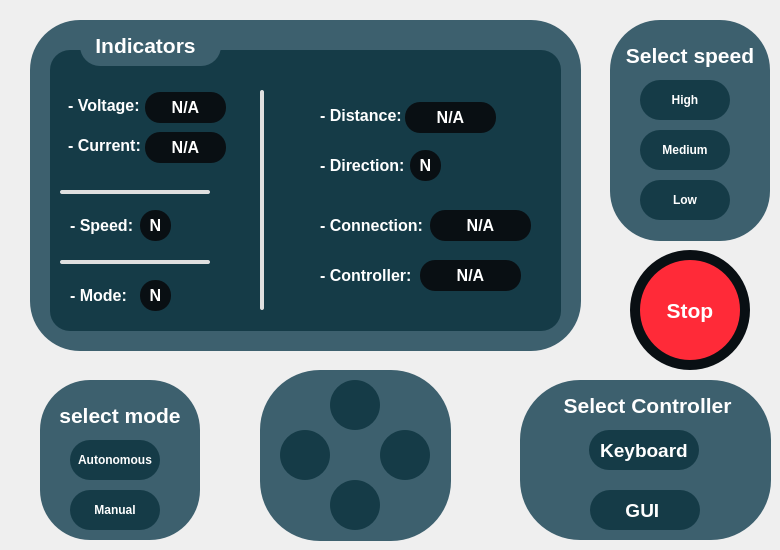
      <widget class="QWidget" name="control_tab">
       <attribute name="icon">
        <iconset resource="resource.qrc">
         <normaloff>:/icons/icons/control_icon_black.png</normaloff>
         <normalon>:/icons/icons/control_Icon.png</normalon>:/icons/icons/control_icon_black.png</iconset>
       </attribute>
       <attribute name="title">
        <string>Control</string>
       </attribute>
       <widget class="QFrame" name="mode_frame">
        <property name="geometry">
         <rect>
          <x>40</x>
          <y>380</y>
          <width>160</width>
          <height>160</height>
         </rect>
        </property>
        <property name="styleSheet">
         <string notr="true">background-color:#3d606e;
border-radius:50px;</string>
        </property>
        <property name="frameShape">
         <enum>QFrame::StyledPanel</enum>
        </property>
        <property name="frameShadow">
         <enum>QFrame::Raised</enum>
        </property>
        <widget class="QLabel" name="mode_label">
         <property name="geometry">
          <rect>
           <x>10</x>
           <y>20</y>
           <width>140</width>
           <height>30</height>
          </rect>
         </property>
         <property name="font">
          <font>
           <pointsize>16</pointsize>
           <bold>true</bold>
          </font>
         </property>
         <property name="styleSheet">
          <string notr="true">background:none;
color:white;
</string>
         </property>
         <property name="text">
          <string>select mode</string>
         </property>
         <property name="alignment">
          <set>Qt::AlignCenter</set>
         </property>
        </widget>
        <widget class="QPushButton" name="autonomus_mode_pushButton">
         <property name="geometry">
          <rect>
           <x>30</x>
           <y>60</y>
           <width>90</width>
           <height>40</height>
          </rect>
         </property>
         <property name="font">
          <font>
           <bold>true</bold>
          </font>
         </property>
         <property name="styleSheet">
          <string notr="true">QPushButton{
background-color:#153b47;
color:white;
border-radius:20px;
}

QPushButton:checked{
background-color: rgb(230, 176, 38);
}
</string>
         </property>
         <property name="text">
          <string>Autonomous</string>
         </property>
         <property name="checkable">
          <bool>true</bool>
         </property>
         <property name="autoExclusive">
          <bool>true</bool>
         </property>
        </widget>
        <widget class="QPushButton" name="manual_mode_pushButton">
         <property name="geometry">
          <rect>
           <x>30</x>
           <y>110</y>
           <width>90</width>
           <height>40</height>
          </rect>
         </property>
         <property name="font">
          <font>
           <bold>true</bold>
          </font>
         </property>
         <property name="styleSheet">
          <string notr="true">QPushButton{
background-color:#153b47;
color:white;
border-radius:20px;
}

QPushButton:checked{
background-color: rgb(230, 176, 38);
}</string>
         </property>
         <property name="text">
          <string>Manual</string>
         </property>
         <property name="checkable">
          <bool>true</bool>
         </property>
         <property name="autoExclusive">
          <bool>true</bool>
         </property>
        </widget>
       </widget>
       <widget class="QFrame" name="speed_frame">
        <property name="geometry">
         <rect>
          <x>610</x>
          <y>20</y>
          <width>160</width>
          <height>221</height>
         </rect>
        </property>
        <property name="styleSheet">
         <string notr="true">background-color:#3d606e;
border-radius:50px;</string>
        </property>
        <property name="frameShape">
         <enum>QFrame::StyledPanel</enum>
        </property>
        <property name="frameShadow">
         <enum>QFrame::Raised</enum>
        </property>
        <widget class="QLabel" name="select_speed_label">
         <property name="geometry">
          <rect>
           <x>10</x>
           <y>20</y>
           <width>140</width>
           <height>30</height>
          </rect>
         </property>
         <property name="font">
          <font>
           <pointsize>16</pointsize>
           <bold>true</bold>
          </font>
         </property>
         <property name="styleSheet">
          <string notr="true">color:white;</string>
         </property>
         <property name="text">
          <string>Select speed</string>
         </property>
         <property name="alignment">
          <set>Qt::AlignCenter</set>
         </property>
        </widget>
        <widget class="QPushButton" name="high_speed_pushButton">
         <property name="geometry">
          <rect>
           <x>30</x>
           <y>60</y>
           <width>90</width>
           <height>40</height>
          </rect>
         </property>
         <property name="font">
          <font>
           <bold>true</bold>
          </font>
         </property>
         <property name="styleSheet">
          <string notr="true">QPushButton{
background-color:#153b47;
color:white;
border-radius:20px;
}

QPushButton:checked{
background-color: rgb(230, 176, 38);
}
</string>
         </property>
         <property name="text">
          <string>High</string>
         </property>
         <property name="checkable">
          <bool>true</bool>
         </property>
         <property name="autoExclusive">
          <bool>true</bool>
         </property>
        </widget>
        <widget class="QPushButton" name="medium_speed_pushButton">
         <property name="geometry">
          <rect>
           <x>30</x>
           <y>110</y>
           <width>90</width>
           <height>40</height>
          </rect>
         </property>
         <property name="font">
          <font>
           <bold>true</bold>
          </font>
         </property>
         <property name="styleSheet">
          <string notr="true">QPushButton{
background-color:#153b47;
color:white;
border-radius:20px;
}

QPushButton:checked{
background-color: rgb(230, 176, 38);
}
</string>
         </property>
         <property name="text">
          <string>Medium</string>
         </property>
         <property name="checkable">
          <bool>true</bool>
         </property>
         <property name="autoExclusive">
          <bool>true</bool>
         </property>
        </widget>
        <widget class="QPushButton" name="low_speed_pushButton">
         <property name="geometry">
          <rect>
           <x>30</x>
           <y>160</y>
           <width>90</width>
           <height>40</height>
          </rect>
         </property>
         <property name="font">
          <font>
           <bold>true</bold>
          </font>
         </property>
         <property name="styleSheet">
          <string notr="true">QPushButton{
background-color:#153b47;
color:white;
border-radius:20px;
}

QPushButton:checked{
background-color: rgb(230, 176, 38);
}
</string>
         </property>
         <property name="text">
          <string>Low</string>
         </property>
         <property name="checkable">
          <bool>true</bool>
         </property>
         <property name="autoExclusive">
          <bool>true</bool>
         </property>
        </widget>
       </widget>
       <widget class="QFrame" name="select_controller_frame">
        <property name="geometry">
         <rect>
          <x>520</x>
          <y>380</y>
          <width>251</width>
          <height>160</height>
         </rect>
        </property>
        <property name="styleSheet">
         <string notr="true">background-color:#3d606e;
border-radius:60px;</string>
        </property>
        <property name="frameShape">
         <enum>QFrame::StyledPanel</enum>
        </property>
        <property name="frameShadow">
         <enum>QFrame::Raised</enum>
        </property>
        <widget class="QLabel" name="select_controller_label">
         <property name="geometry">
          <rect>
           <x>40</x>
           <y>10</y>
           <width>181</width>
           <height>31</height>
          </rect>
         </property>
         <property name="font">
          <font>
           <pointsize>16</pointsize>
           <bold>true</bold>
          </font>
         </property>
         <property name="styleSheet">
          <string notr="true">color:white;</string>
         </property>
         <property name="text">
          <string>Select Controller </string>
         </property>
         <property name="alignment">
          <set>Qt::AlignCenter</set>
         </property>
        </widget>
        <widget class="QPushButton" name="keyboard_pushButton">
         <property name="geometry">
          <rect>
           <x>69</x>
           <y>50</y>
           <width>110</width>
           <height>40</height>
          </rect>
         </property>
         <property name="font">
          <font>
           <pointsize>14</pointsize>
           <bold>true</bold>
          </font>
         </property>
         <property name="styleSheet">
          <string notr="true">QPushButton{
background-color:#153b47;
color:white;
border-radius:20px;
}

QPushButton:checked{
background-color: rgb(230, 176, 38);
}
</string>
         </property>
         <property name="text">
          <string>Keyboard</string>
         </property>
         <property name="checkable">
          <bool>true</bool>
         </property>
         <property name="autoExclusive">
          <bool>true</bool>
         </property>
        </widget>
        <widget class="QPushButton" name="GUI_pushButton">
         <property name="geometry">
          <rect>
           <x>70</x>
           <y>110</y>
           <width>110</width>
           <height>40</height>
          </rect>
         </property>
         <property name="font">
          <font>
           <pointsize>14</pointsize>
           <bold>true</bold>
          </font>
         </property>
         <property name="styleSheet">
          <string notr="true">QPushButton{
background-color:#153b47;
color:white;
border-radius:20px;
}

QPushButton:checked{
background-color: rgb(230, 176, 38);
}
</string>
         </property>
         <property name="text">
          <string>GUI </string>
         </property>
         <property name="checkable">
          <bool>true</bool>
         </property>
         <property name="autoExclusive">
          <bool>true</bool>
         </property>
        </widget>
       </widget>
       <widget class="QFrame" name="indicators_back_frame">
        <property name="geometry">
         <rect>
          <x>30</x>
          <y>20</y>
          <width>551</width>
          <height>331</height>
         </rect>
        </property>
        <property name="styleSheet">
         <string notr="true">background-color:#3d606e;
border-radius:50px;</string>
        </property>
        <property name="frameShape">
         <enum>QFrame::StyledPanel</enum>
        </property>
        <property name="frameShadow">
         <enum>QFrame::Raised</enum>
        </property>
        <widget class="QFrame" name="indicators_front_frame">
         <property name="geometry">
          <rect>
           <x>20</x>
           <y>30</y>
           <width>511</width>
           <height>281</height>
          </rect>
         </property>
         <property name="styleSheet">
          <string notr="true">background-color:#153b47;
border-radius:20px
</string>
         </property>
         <property name="frameShape">
          <enum>QFrame::StyledPanel</enum>
         </property>
         <property name="frameShadow">
          <enum>QFrame::Raised</enum>
         </property>
         <widget class="QLabel" name="voltage_label">
          <property name="geometry">
           <rect>
            <x>18</x>
            <y>40</y>
            <width>131</width>
            <height>31</height>
           </rect>
          </property>
          <property name="font">
           <font>
            <pointsize>12</pointsize>
            <bold>true</bold>
           </font>
          </property>
          <property name="styleSheet">
           <string notr="true">color:white;</string>
          </property>
          <property name="text">
           <string>- Voltage:</string>
          </property>
         </widget>
         <widget class="QLabel" name="current_label">
          <property name="geometry">
           <rect>
            <x>18</x>
            <y>80</y>
            <width>81</width>
            <height>31</height>
           </rect>
          </property>
          <property name="font">
           <font>
            <pointsize>12</pointsize>
            <bold>true</bold>
           </font>
          </property>
          <property name="styleSheet">
           <string notr="true">color:white;</string>
          </property>
          <property name="text">
           <string>- Current:</string>
          </property>
         </widget>
         <widget class="Line" name="line">
          <property name="geometry">
           <rect>
            <x>10</x>
            <y>140</y>
            <width>150</width>
            <height>4</height>
           </rect>
          </property>
          <property name="styleSheet">
           <string notr="true">background-color: rgb(223, 223, 223);
border-radius:2px;</string>
          </property>
          <property name="orientation">
           <enum>Qt::Horizontal</enum>
          </property>
         </widget>
         <widget class="QLabel" name="speen_label">
          <property name="geometry">
           <rect>
            <x>20</x>
            <y>160</y>
            <width>68</width>
            <height>31</height>
           </rect>
          </property>
          <property name="font">
           <font>
            <pointsize>12</pointsize>
            <bold>true</bold>
           </font>
          </property>
          <property name="styleSheet">
           <string notr="true">color:white;</string>
          </property>
          <property name="text">
           <string>- Speed:</string>
          </property>
         </widget>
         <widget class="QLabel" name="speed_reading">
          <property name="geometry">
           <rect>
            <x>90</x>
            <y>160</y>
            <width>31</width>
            <height>31</height>
           </rect>
          </property>
          <property name="font">
           <font>
            <pointsize>12</pointsize>
            <bold>true</bold>
           </font>
          </property>
          <property name="styleSheet">
           <string notr="true">background-color: rgb(9, 15, 19);
border-radius: 15px;
color:white;</string>
          </property>
          <property name="text">
           <string>N</string>
          </property>
          <property name="alignment">
           <set>Qt::AlignCenter</set>
          </property>
         </widget>
         <widget class="QLabel" name="mode_indicator">
          <property name="geometry">
           <rect>
            <x>20</x>
            <y>230</y>
            <width>61</width>
            <height>31</height>
           </rect>
          </property>
          <property name="font">
           <font>
            <pointsize>12</pointsize>
            <bold>true</bold>
           </font>
          </property>
          <property name="styleSheet">
           <string notr="true">color:white;</string>
          </property>
          <property name="text">
           <string>- Mode:</string>
          </property>
         </widget>
         <widget class="Line" name="line_2">
          <property name="geometry">
           <rect>
            <x>10</x>
            <y>210</y>
            <width>150</width>
            <height>4</height>
           </rect>
          </property>
          <property name="styleSheet">
           <string notr="true">background-color: rgb(223, 223, 223);
border-radius:2px;</string>
          </property>
          <property name="orientation">
           <enum>Qt::Horizontal</enum>
          </property>
         </widget>
         <widget class="QLabel" name="mode_reading">
          <property name="geometry">
           <rect>
            <x>90</x>
            <y>230</y>
            <width>31</width>
            <height>31</height>
           </rect>
          </property>
          <property name="font">
           <font>
            <pointsize>12</pointsize>
            <bold>true</bold>
           </font>
          </property>
          <property name="styleSheet">
           <string notr="true">background-color: rgb(9, 15, 19);
border-radius: 15px;
color:white;</string>
          </property>
          <property name="text">
           <string>N</string>
          </property>
          <property name="alignment">
           <set>Qt::AlignCenter</set>
          </property>
         </widget>
         <widget class="QLabel" name="voltage_reading">
          <property name="geometry">
           <rect>
            <x>95</x>
            <y>42</y>
            <width>81</width>
            <height>31</height>
           </rect>
          </property>
          <property name="font">
           <font>
            <pointsize>12</pointsize>
            <bold>true</bold>
           </font>
          </property>
          <property name="styleSheet">
           <string notr="true">background-color: rgb(9, 15, 19);
border-radius: 15px;
color:white;</string>
          </property>
          <property name="text">
           <string>N/A</string>
          </property>
          <property name="alignment">
           <set>Qt::AlignCenter</set>
          </property>
         </widget>
         <widget class="QLabel" name="current_reading">
          <property name="geometry">
           <rect>
            <x>95</x>
            <y>82</y>
            <width>81</width>
            <height>31</height>
           </rect>
          </property>
          <property name="font">
           <font>
            <pointsize>12</pointsize>
            <bold>true</bold>
           </font>
          </property>
          <property name="styleSheet">
           <string notr="true">background-color: rgb(9, 15, 19);
border-radius: 15px;
color:white;</string>
          </property>
          <property name="text">
           <string>N/A</string>
          </property>
          <property name="alignment">
           <set>Qt::AlignCenter</set>
          </property>
         </widget>
         <widget class="Line" name="line_3">
          <property name="geometry">
           <rect>
            <x>210</x>
            <y>40</y>
            <width>4</width>
            <height>220</height>
           </rect>
          </property>
          <property name="styleSheet">
           <string notr="true">background-color: rgb(223, 223, 223);
border-radius:2px;</string>
          </property>
          <property name="orientation">
           <enum>Qt::Vertical</enum>
          </property>
         </widget>
         <widget class="QLabel" name="distance_label">
          <property name="geometry">
           <rect>
            <x>270</x>
            <y>50</y>
            <width>81</width>
            <height>31</height>
           </rect>
          </property>
          <property name="font">
           <font>
            <pointsize>12</pointsize>
            <bold>true</bold>
           </font>
          </property>
          <property name="styleSheet">
           <string notr="true">color:white;</string>
          </property>
          <property name="text">
           <string>- Distance:</string>
          </property>
         </widget>
         <widget class="QLabel" name="direction_label">
          <property name="geometry">
           <rect>
            <x>270</x>
            <y>100</y>
            <width>91</width>
            <height>31</height>
           </rect>
          </property>
          <property name="font">
           <font>
            <pointsize>12</pointsize>
            <bold>true</bold>
           </font>
          </property>
          <property name="styleSheet">
           <string notr="true">color: rgb(255, 255, 255);</string>
          </property>
          <property name="text">
           <string>- Direction:</string>
          </property>
         </widget>
         <widget class="QLabel" name="direction_reading">
          <property name="geometry">
           <rect>
            <x>360</x>
            <y>100</y>
            <width>31</width>
            <height>31</height>
           </rect>
          </property>
          <property name="font">
           <font>
            <pointsize>12</pointsize>
            <bold>true</bold>
           </font>
          </property>
          <property name="styleSheet">
           <string notr="true">background-color: rgb(9, 15, 19);
border-radius: 15px;
color:white;</string>
          </property>
          <property name="text">
           <string>N</string>
          </property>
          <property name="alignment">
           <set>Qt::AlignCenter</set>
          </property>
         </widget>
         <widget class="QLabel" name="distance_reading">
          <property name="geometry">
           <rect>
            <x>355</x>
            <y>52</y>
            <width>91</width>
            <height>31</height>
           </rect>
          </property>
          <property name="font">
           <font>
            <pointsize>12</pointsize>
            <bold>true</bold>
           </font>
          </property>
          <property name="styleSheet">
           <string notr="true">background-color: rgb(9, 15, 19);
border-radius: 15px;
color:white;</string>
          </property>
          <property name="text">
           <string>N/A</string>
          </property>
          <property name="alignment">
           <set>Qt::AlignCenter</set>
          </property>
         </widget>
         <widget class="QLabel" name="connection_label">
          <property name="geometry">
           <rect>
            <x>270</x>
            <y>160</y>
            <width>111</width>
            <height>31</height>
           </rect>
          </property>
          <property name="font">
           <font>
            <pointsize>12</pointsize>
            <bold>true</bold>
           </font>
          </property>
          <property name="styleSheet">
           <string notr="true">color: rgb(255, 255, 255);</string>
          </property>
          <property name="text">
           <string>- Connection:</string>
          </property>
         </widget>
         <widget class="QLabel" name="controller_label">
          <property name="geometry">
           <rect>
            <x>270</x>
            <y>210</y>
            <width>101</width>
            <height>31</height>
           </rect>
          </property>
          <property name="font">
           <font>
            <pointsize>12</pointsize>
            <bold>true</bold>
           </font>
          </property>
          <property name="styleSheet">
           <string notr="true">color: rgb(255, 255, 255);</string>
          </property>
          <property name="text">
           <string>- Controller:</string>
          </property>
         </widget>
         <widget class="QLabel" name="connection_reading">
          <property name="geometry">
           <rect>
            <x>380</x>
            <y>160</y>
            <width>101</width>
            <height>31</height>
           </rect>
          </property>
          <property name="font">
           <font>
            <pointsize>12</pointsize>
            <bold>true</bold>
           </font>
          </property>
          <property name="styleSheet">
           <string notr="true">background-color: rgb(9, 15, 19);
border-radius: 15px;
color:white;</string>
          </property>
          <property name="text">
           <string>N/A</string>
          </property>
          <property name="alignment">
           <set>Qt::AlignCenter</set>
          </property>
         </widget>
         <widget class="QLabel" name="controller_reading">
          <property name="geometry">
           <rect>
            <x>370</x>
            <y>210</y>
            <width>101</width>
            <height>31</height>
           </rect>
          </property>
          <property name="font">
           <font>
            <pointsize>12</pointsize>
            <bold>true</bold>
           </font>
          </property>
          <property name="styleSheet">
           <string notr="true">background-color: rgb(9, 15, 19);
border-radius: 15px;
color:white;</string>
          </property>
          <property name="text">
           <string>N/A</string>
          </property>
          <property name="alignment">
           <set>Qt::AlignCenter</set>
          </property>
         </widget>
        </widget>
        <widget class="QFrame" name="indicators_label_frame">
         <property name="geometry">
          <rect>
           <x>50</x>
           <y>5</y>
           <width>141</width>
           <height>41</height>
          </rect>
         </property>
         <property name="styleSheet">
          <string notr="true">border-radius:20px;</string>
         </property>
         <property name="frameShape">
          <enum>QFrame::StyledPanel</enum>
         </property>
         <property name="frameShadow">
          <enum>QFrame::Raised</enum>
         </property>
         <widget class="QLabel" name="indicator_label">
          <property name="geometry">
           <rect>
            <x>10</x>
            <y>10</y>
            <width>111</width>
            <height>21</height>
           </rect>
          </property>
          <property name="font">
           <font>
            <pointsize>16</pointsize>
            <bold>true</bold>
           </font>
          </property>
          <property name="styleSheet">
           <string notr="true">color:white;</string>
          </property>
          <property name="text">
           <string>Indicators</string>
          </property>
          <property name="alignment">
           <set>Qt::AlignCenter</set>
          </property>
         </widget>
        </widget>
       </widget>
       <widget class="QFrame" name="movement_frame">
        <property name="geometry">
         <rect>
          <x>260</x>
          <y>370</y>
          <width>191</width>
          <height>171</height>
         </rect>
        </property>
        <property name="styleSheet">
         <string notr="true">QFrame{
background-color:#3d606e;
border-radius:60px;
}
</string>
        </property>
        <property name="frameShape">
         <enum>QFrame::StyledPanel</enum>
        </property>
        <property name="frameShadow">
         <enum>QFrame::Raised</enum>
        </property>
        <widget class="QPushButton" name="forward_pushButton">
         <property name="geometry">
          <rect>
           <x>70</x>
           <y>10</y>
           <width>50</width>
           <height>50</height>
          </rect>
         </property>
         <property name="styleSheet">
          <string notr="true">QPushButton{
background-color:#153b47;
border-radius:25px;
}

QPushButton:pressed{
background-color: rgb(230, 176, 38);
}
</string>
         </property>
         <property name="text">
          <string/>
         </property>
         <property name="icon">
          <iconset resource="resource.qrc">
           <normaloff>:/icons/icons/arrow_up.png</normaloff>:/icons/icons/arrow_up.png</iconset>
         </property>
         <property name="iconSize">
          <size>
           <width>20</width>
           <height>20</height>
          </size>
         </property>
         <property name="checkable">
          <bool>false</bool>
         </property>
         <property name="autoExclusive">
          <bool>false</bool>
         </property>
        </widget>
        <widget class="QPushButton" name="backward_pushButton">
         <property name="geometry">
          <rect>
           <x>70</x>
           <y>110</y>
           <width>50</width>
           <height>50</height>
          </rect>
         </property>
         <property name="styleSheet">
          <string notr="true">QPushButton{
background-color:#153b47;
border-radius:25px;
}

QPushButton:pressed{
background-color: rgb(230, 176, 38);
}
</string>
         </property>
         <property name="text">
          <string/>
         </property>
         <property name="icon">
          <iconset resource="resource.qrc">
           <normaloff>:/icons/icons/arrow_down.png</normaloff>:/icons/icons/arrow_down.png</iconset>
         </property>
         <property name="iconSize">
          <size>
           <width>20</width>
           <height>20</height>
          </size>
         </property>
         <property name="checkable">
          <bool>false</bool>
         </property>
         <property name="autoExclusive">
          <bool>false</bool>
         </property>
        </widget>
        <widget class="QPushButton" name="right_pushButton">
         <property name="geometry">
          <rect>
           <x>120</x>
           <y>60</y>
           <width>50</width>
           <height>50</height>
          </rect>
         </property>
         <property name="styleSheet">
          <string notr="true">QPushButton{
background-color:#153b47;
border-radius:25px;
}

QPushButton:pressed{
background-color: rgb(230, 176, 38);
}
</string>
         </property>
         <property name="text">
          <string/>
         </property>
         <property name="icon">
          <iconset resource="resource.qrc">
           <normaloff>:/icons/icons/arrow_right.png</normaloff>:/icons/icons/arrow_right.png</iconset>
         </property>
         <property name="iconSize">
          <size>
           <width>24</width>
           <height>24</height>
          </size>
         </property>
         <property name="checkable">
          <bool>false</bool>
         </property>
         <property name="checked">
          <bool>false</bool>
         </property>
         <property name="autoExclusive">
          <bool>false</bool>
         </property>
        </widget>
        <widget class="QPushButton" name="left_pushButton">
         <property name="geometry">
          <rect>
           <x>20</x>
           <y>60</y>
           <width>50</width>
           <height>50</height>
          </rect>
         </property>
         <property name="styleSheet">
          <string notr="true">QPushButton{
background-color:#153b47;
border-radius:25px;
}

QPushButton:pressed{
background-color: rgb(230, 176, 38);
}
</string>
         </property>
         <property name="text">
          <string/>
         </property>
         <property name="icon">
          <iconset resource="resource.qrc">
           <normaloff>:/icons/icons/arrow_left.png</normaloff>:/icons/icons/arrow_left.png</iconset>
         </property>
         <property name="iconSize">
          <size>
           <width>20</width>
           <height>20</height>
          </size>
         </property>
         <property name="checkable">
          <bool>false</bool>
         </property>
         <property name="checked">
          <bool>false</bool>
         </property>
         <property name="autoRepeat">
          <bool>false</bool>
         </property>
         <property name="autoExclusive">
          <bool>false</bool>
         </property>
         <property name="default">
          <bool>false</bool>
         </property>
         <property name="flat">
          <bool>false</bool>
         </property>
        </widget>
       </widget>
       <widget class="QFrame" name="frame">
        <property name="geometry">
         <rect>
          <x>630</x>
          <y>250</y>
          <width>120</width>
          <height>120</height>
         </rect>
        </property>
        <property name="styleSheet">
         <string notr="true">QFrame{
background-color: rgb(9, 15, 19);
border-radius:60px;
}
QPushButton{
background-color:rgb(255, 42, 56);
border-radius:50px;
}

QPushButton:pressed{
background-color: rgb(230, 176, 38);
}</string>
        </property>
        <property name="frameShape">
         <enum>QFrame::StyledPanel</enum>
        </property>
        <property name="frameShadow">
         <enum>QFrame::Raised</enum>
        </property>
        <widget class="QPushButton" name="Stop_car_pushButton">
         <property name="geometry">
          <rect>
           <x>10</x>
           <y>10</y>
           <width>100</width>
           <height>100</height>
          </rect>
         </property>
         <property name="font">
          <font>
           <pointsize>16</pointsize>
           <bold>true</bold>
          </font>
         </property>
         <property name="styleSheet">
          <string notr="true">color: rgb(255, 255, 255);</string>
         </property>
         <property name="text">
          <string>Stop</string>
         </property>
        </widget>
       </widget>
      </widget>
